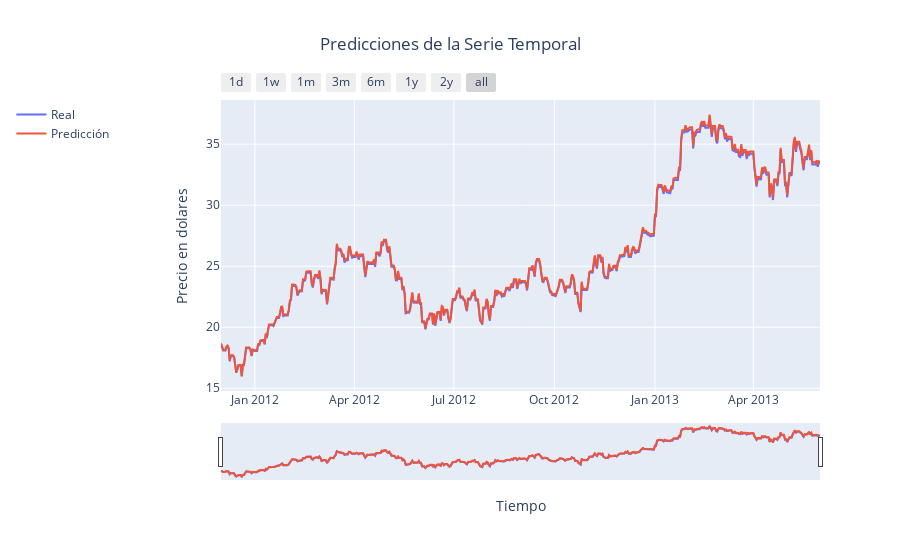

Notebook code cell kept with this figure:
### Code cell
date = test_data.index + pd.DateOffset(days=best_lag)

plot_("Predicciones de la Serie Temporal",
      (date, test_data.values, "Real"),
      (date, test_pred, "Predicción"))

### Figure 1 — Plotly figure (JSON) as saved in the notebook; plotly's stock layout.template omitted (floating-point values rounded to 4 significant figures; data arrays with more than 128 entries replaced by an {"elided": "..."} marker saying what was removed)
{"data": [{"line": {"width": 2}, "mode": "lines", "name": "Real", "type": "scatter", "x": {"elided": "549 str values"}, "y": {"elided": "549 float values"}}, {"line": {"width": 2}, "mode": "lines", "name": "Predicción", "type": "scatter", "x": {"elided": "549 str values"}, "y": {"elided": "548 float values"}}], "layout": {"legend": {"orientation": "v", "x": -0.35, "xanchor": "left", "y": 1, "yanchor": "top"}, "title": {"text": "Predicciones de la Serie Temporal", "x": 0.5}, "xaxis": {"rangeselector": {"buttons": [{"count": 1, "label": "1d", "step": "day", "stepmode": "backward"}, {"count": 7, "label": "1w", "step": "day", "stepmode": "backward"}, {"count": 1, "label": "1m", "step": "month", "stepmode": "backward"}, {"count": 3, "label": "3m", "step": "month", "stepmode": "backward"}, {"count": 6, "label": "6m", "step": "month", "stepmode": "backward"}, {"count": 1, "label": "1y", "step": "year", "stepmode": "backward"}, {"count": 2, "label": "2y", "step": "year", "stepmode": "backward"}, {"step": "all"}]}, "rangeslider": {"visible": true}, "title": {"text": "Tiempo"}, "type": "date"}, "yaxis": {"autorange": true, "title": {"text": "Precio en dolares"}, "type": "linear"}}}
